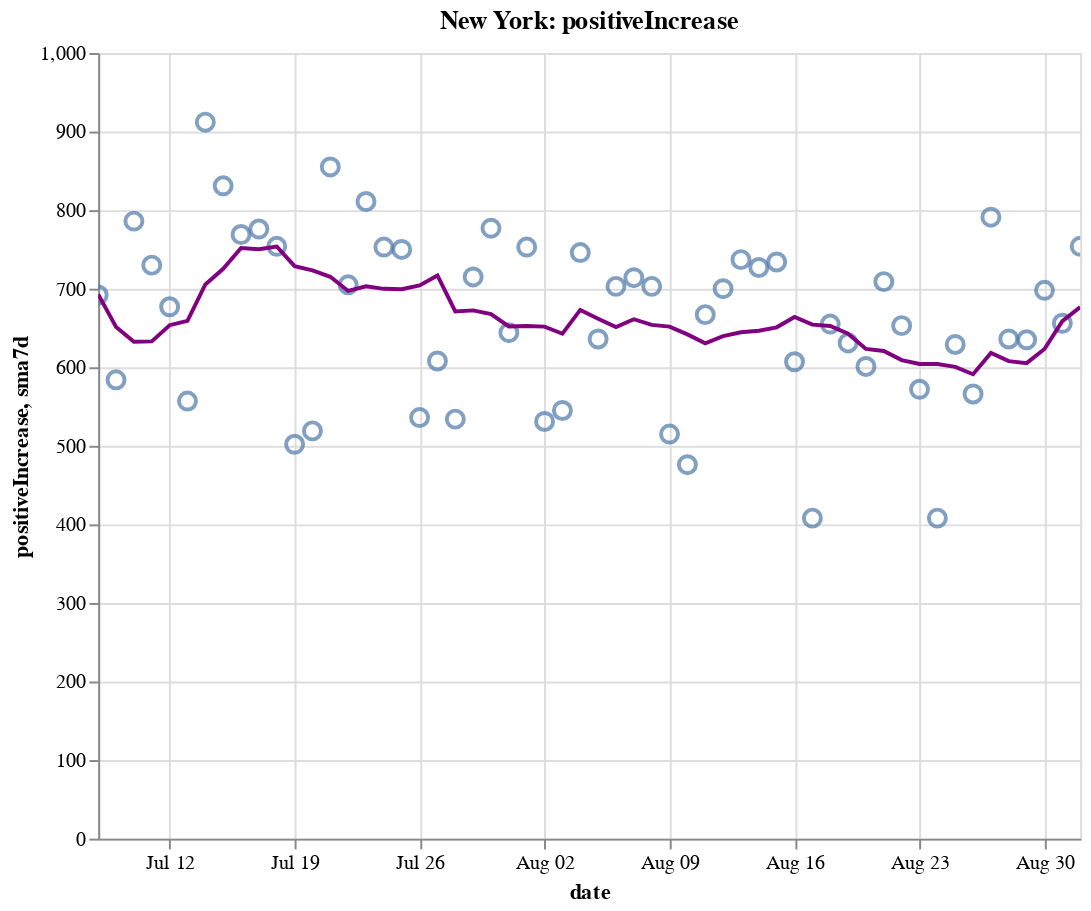

Notebook code for this chart:
### Code cell
create_plot(ny, 'positiveIncrease')

### Figure 1 — Vega-Lite specification as saved in the notebook (floating-point values rounded to 4 significant figures)
{"config": {"view": {"continuousWidth": 400, "continuousHeight": 300}}, "layer": [{"layer": [{"mark": {"type": "point", "size": 75}, "encoding": {"tooltip": [{"type": "temporal", "field": "date"}, {"type": "quantitative", "field": "positiveIncrease"}, {"type": "quantitative", "field": "sma7d"}], "x": {"type": "temporal", "field": "date"}, "y": {"type": "quantitative", "field": "positiveIncrease"}}, "selection": {"selector008": {"type": "interval", "bind": "scales", "encodings": ["x", "y"]}}}, {"mark": {"type": "line", "color": "purple"}, "encoding": {"x": {"type": "temporal", "field": "date"}, "y": {"type": "quantitative", "field": "sma7d"}}}]}, {"mark": {"type": "rule", "color": "#aaa"}, "encoding": {"x": {"type": "temporal", "field": "date"}}, "transform": [{"filter": {"selection": "selector007"}}]}, {"mark": "circle", "encoding": {"opacity": {"condition": {"value": 1, "selection": "selector007"}, "value": 0}, "tooltip": [{"type": "temporal", "field": "date"}, {"type": "quantitative", "field": "positiveIncrease"}, {"type": "quantitative", "field": "sma7d"}], "x": {"type": "temporal", "field": "date"}, "y": {"type": "quantitative", "field": "positiveIncrease"}}, "selection": {"selector007": {"type": "single", "encodings": ["x"], "on": "mouseover", "nearest": true, "empty": "none"}}}, {"mark": {"type": "text", "align": "left", "dx": 5, "dy": -5, "stroke": "white", "strokeWidth": 2}, "encoding": {"text": {"type": "quantitative", "field": "positiveIncrease"}, "tooltip": [{"type": "temporal", "field": "date"}, {"type": "quantitative", "field": "positiveIncrease"}, {"type": "quantitative", "field": "sma7d"}], "x": {"type": "temporal", "field": "date"}, "y": {"type": "quantitative", "field": "positiveIncrease"}}, "transform": [{"filter": {"selection": "selector007"}}]}, {"mark": {"type": "text", "align": "left", "dx": 5, "dy": -5}, "encoding": {"text": {"type": "quantitative", "field": "positiveIncrease"}, "tooltip": [{"type": "temporal", "field": "date"}, {"type": "quantitative", "field": "positiveIncrease"}, {"type": "quantitative", "field": "sma7d"}], "x": {"type": "temporal", "field": "date"}, "y": {"type": "quantitative", "field": "positiveIncrease"}}, "transform": [{"filter": {"selection": "selector007"}}]}], "data": {"name": "data-e38fbaa048122c11ea30c34a93574525"}, "height": 400, "title": "New York: positiveIncrease", "width": 500, "$schema": "https://vega.github.io/schema/vega-lite/v4.8.1.json", "datasets": {"data-e38fbaa048122c11ea30c34a93574525": [{"date": "2020-07-08T00:00:00", "totalTestResultsIncrease": 57580.0, "positiveIncrease": 692.0, "death": 24940.0, "deathIncrease": 20.0, "positiveRate": 0.012, "state": "New York", "sma7d": 692.9}, {"date": "2020-07-09T00:00:00", "totalTestResultsIncrease": 65560.0, "positiveIncrease": 584.0, "death": 24960.0, "deathIncrease": 15.0, "positiveRate": 0.009, "state": "New York", "sma7d": 651.3}, {"date": "2020-07-10T00:00:00", "totalTestResultsIncrease": 73560.0, "positiveIncrease": 786.0, "death": 24970.0, "deathIncrease": 9.0, "positiveRate": 0.011, "state": "New York", "sma7d": 632.4}, {"date": "2020-07-11T00:00:00", "totalTestResultsIncrease": 69200.0, "positiveIncrease": 730.0, "death": 24970.0, "deathIncrease": 6.0, "positiveRate": 0.011, "state": "New York", "sma7d": 633.0}, {"date": "2020-07-12T00:00:00", "totalTestResultsIncrease": 62420.0, "positiveIncrease": 677.0, "death": 24980.0, "deathIncrease": 5.0, "positiveRate": 0.011, "state": "New York", "sma7d": 653.6}, {"date": "2020-07-13T00:00:00", "totalTestResultsIncrease": 51690.0, "positiveIncrease": 557.0, "death": 24990.0, "deathIncrease": 10.0, "positiveRate": 0.011, "state": "New York", "sma7d": 659.1}, {"date": "2020-07-14T00:00:00", "totalTestResultsIncrease": 60040.0, "positiveIncrease": 912.0, "death": 24990.0, "deathIncrease": 5.0, "positiveRate": 0.015, "state": "New York", "sma7d": 705.4}, {"date": "2020-07-15T00:00:00", "totalTestResultsIncrease": 63600.0, "positiveIncrease": 831.0, "death": 25000.0, "deathIncrease": 9.0, "positiveRate": 0.013, "state": "New York", "sma7d": 725.3}, {"date": "2020-07-16T00:00:00", "totalTestResultsIncrease": 72680.0, "positiveIncrease": 769.0, "death": 25010.0, "deathIncrease": 11.0, "positiveRate": 0.011, "state": "New York", "sma7d": 751.7}, {"date": "2020-07-17T00:00:00", "totalTestResultsIncrease": 78240.0, "positiveIncrease": 776.0, "death": 25020.0, "deathIncrease": 10.0, "positiveRate": 0.01, "state": "New York", "sma7d": 750.3}, {"date": "2020-07-18T00:00:00", "totalTestResultsIncrease": 69820.0, "positiveIncrease": 754.0, "death": 25040.0, "deathIncrease": 11.0, "positiveRate": 0.011, "state": "New York", "sma7d": 753.7}, {"date": "2020-07-19T00:00:00", "totalTestResultsIncrease": 46200.0, "positiveIncrease": 502.0, "death": 25050.0, "deathIncrease": 13.0, "positiveRate": 0.011, "state": "New York", "sma7d": 728.7}, {"date": "2020-07-20T00:00:00", "totalTestResultsIncrease": 49340.0, "positiveIncrease": 519.0, "death": 25060.0, "deathIncrease": 8.0, "positiveRate": 0.011, "state": "New York", "sma7d": 723.3}, {"date": "2020-07-21T00:00:00", "totalTestResultsIncrease": 66170.0, "positiveIncrease": 855.0, "death": 25060.0, "deathIncrease": 2.0, "positiveRate": 0.013, "state": "New York", "sma7d": 715.1}, {"date": "2020-07-22T00:00:00", "totalTestResultsIncrease": 67660.0, "positiveIncrease": 705.0, "death": 25070.0, "deathIncrease": 10.0, "positiveRate": 0.01, "state": "New York", "sma7d": 697.1}, {"date": "2020-07-23T00:00:00", "totalTestResultsIncrease": 69700.0, "positiveIncrease": 811.0, "death": 25080.0, "deathIncrease": 13.0, "positiveRate": 0.012, "state": "New York", "sma7d": 703.1}, {"date": "2020-07-24T00:00:00", "totalTestResultsIncrease": 76510.0, "positiveIncrease": 753.0, "death": 25090.0, "deathIncrease": 9.0, "positiveRate": 0.01, "state": "New York", "sma7d": 699.9}, {"date": "2020-07-25T00:00:00", "totalTestResultsIncrease": 71470.0, "positiveIncrease": 750.0, "death": 25100.0, "deathIncrease": 13.0, "positiveRate": 0.01, "state": "New York", "sma7d": 699.3}, {"date": "2020-07-26T00:00:00", "totalTestResultsIncrease": 53570.0, "positiveIncrease": 536.0, "death": 25110.0, "deathIncrease": 3.0, "positiveRate": 0.01, "state": "New York", "sma7d": 704.1}, {"date": "2020-07-27T00:00:00", "totalTestResultsIncrease": 57270.0, "positiveIncrease": 608.0, "death": 25120.0, "deathIncrease": 11.0, "positiveRate": 0.011, "state": "New York", "sma7d": 716.9}, {"date": "2020-07-28T00:00:00", "totalTestResultsIncrease": 57400.0, "positiveIncrease": 534.0, "death": 25130.0, "deathIncrease": 9.0, "positiveRate": 0.009, "state": "New York", "sma7d": 671.0}, {"date": "2020-07-29T00:00:00", "totalTestResultsIncrease": 62280.0, "positiveIncrease": 715.0, "death": 25130.0, "deathIncrease": 6.0, "positiveRate": 0.011, "state": "New York", "sma7d": 672.4}, {"date": "2020-07-30T00:00:00", "totalTestResultsIncrease": 73550.0, "positiveIncrease": 777.0, "death": 25140.0, "deathIncrease": 13.0, "positiveRate": 0.011, "state": "New York", "sma7d": 667.6}, {"date": "2020-07-31T00:00:00", "totalTestResultsIncrease": 68870.0, "positiveIncrease": 644.0, "death": 25150.0, "deathIncrease": 5.0, "positiveRate": 0.009, "state": "New York", "sma7d": 652.0}, {"date": "2020-08-01T00:00:00", "totalTestResultsIncrease": 82740.0, "positiveIncrease": 753.0, "death": 25160.0, "deathIncrease": 14.0, "positiveRate": 0.009, "state": "New York", "sma7d": 652.4}, {"date": "2020-08-02T00:00:00", "totalTestResultsIncrease": 58960.0, "positiveIncrease": 531.0, "death": 25170.0, "deathIncrease": 6.0, "positiveRate": 0.009, "state": "New York", "sma7d": 651.7}, {"date": "2020-08-03T00:00:00", "totalTestResultsIncrease": 51840.0, "positiveIncrease": 545.0, "death": 25170.0, "deathIncrease": 2.0, "positiveRate": 0.011, "state": "New York", "sma7d": 642.7}, {"date": "2020-08-04T00:00:00", "totalTestResultsIncrease": 70990.0, "positiveIncrease": 746.0, "death": 25180.0, "deathIncrease": 3.0, "positiveRate": 0.011, "state": "New York", "sma7d": 673.0}, {"date": "2020-08-05T00:00:00", "totalTestResultsIncrease": 72670.0, "positiveIncrease": 636.0, "death": 25180.0, "deathIncrease": 4.0, "positiveRate": 0.009, "state": "New York", "sma7d": 661.7}, {"date": "2020-08-06T00:00:00", "totalTestResultsIncrease": 72370.0, "positiveIncrease": 703.0, "death": 25180.0, "deathIncrease": 6.0, "positiveRate": 0.01, "state": "New York", "sma7d": 651.1}, {"date": "2020-08-07T00:00:00", "totalTestResultsIncrease": 70170.0, "positiveIncrease": 714.0, "death": 25190.0, "deathIncrease": 5.0, "positiveRate": 0.01, "state": "New York", "sma7d": 661.1}, {"date": "2020-08-08T00:00:00", "totalTestResultsIncrease": 74860.0, "positiveIncrease": 703.0, "death": 25200.0, "deathIncrease": 5.0, "positiveRate": 0.009, "state": "New York", "sma7d": 654.0}, {"date": "2020-08-09T00:00:00", "totalTestResultsIncrease": 65810.0, "positiveIncrease": 515.0, "death": 25200.0, "deathIncrease": 7.0, "positiveRate": 0.008, "state": "New York", "sma7d": 651.7}, {"date": "2020-08-10T00:00:00", "totalTestResultsIncrease": 54000.0, "positiveIncrease": 476.0, "death": 25200.0, "deathIncrease": 2.0, "positiveRate": 0.009, "state": "New York", "sma7d": 641.9}, {"date": "2020-08-11T00:00:00", "totalTestResultsIncrease": 77060.0, "positiveIncrease": 667.0, "death": 25210.0, "deathIncrease": 7.0, "positiveRate": 0.009, "state": "New York", "sma7d": 630.6}, {"date": "2020-08-12T00:00:00", "totalTestResultsIncrease": 87780.0, "positiveIncrease": 700.0, "death": 25220.0, "deathIncrease": 7.0, "positiveRate": 0.008, "state": "New York", "sma7d": 639.7}, {"date": "2020-08-13T00:00:00", "totalTestResultsIncrease": 87900.0, "positiveIncrease": 737.0, "death": 25230.0, "deathIncrease": 10.0, "positiveRate": 0.008, "state": "New York", "sma7d": 644.6}, {"date": "2020-08-14T00:00:00", "totalTestResultsIncrease": 85460.0, "positiveIncrease": 727.0, "death": 25230.0, "deathIncrease": 4.0, "positiveRate": 0.009, "state": "New York", "sma7d": 646.4}, {"date": "2020-08-15T00:00:00", "totalTestResultsIncrease": 88670.0, "positiveIncrease": 734.0, "death": 25240.0, "deathIncrease": 12.0, "positiveRate": 0.008, "state": "New York", "sma7d": 650.9}, {"date": "2020-08-16T00:00:00", "totalTestResultsIncrease": 77690.0, "positiveIncrease": 607.0, "death": 25250.0, "deathIncrease": 6.0, "positiveRate": 0.008, "state": "New York", "sma7d": 664.0}, {"date": "2020-08-17T00:00:00", "totalTestResultsIncrease": 56890.0, "positiveIncrease": 408.0, "death": 25260.0, "deathIncrease": 6.0, "positiveRate": 0.007, "state": "New York", "sma7d": 654.3}, {"date": "2020-08-18T00:00:00", "totalTestResultsIncrease": 66890.0, "positiveIncrease": 655.0, "death": 25260.0, "deathIncrease": 8.0, "positiveRate": 0.01, "state": "New York", "sma7d": 652.6}, {"date": "2020-08-19T00:00:00", "totalTestResultsIncrease": 80420.0, "positiveIncrease": 631.0, "death": 25270.0, "deathIncrease": 6.0, "positiveRate": 0.008, "state": "New York", "sma7d": 642.7}, {"date": "2020-08-20T00:00:00", "totalTestResultsIncrease": 80980.0, "positiveIncrease": 601.0, "death": 25280.0, "deathIncrease": 5.0, "positiveRate": 0.007, "state": "New York", "sma7d": 623.3}, {"date": "2020-08-21T00:00:00", "totalTestResultsIncrease": 98880.0, "positiveIncrease": 709.0, "death": 25280.0, "deathIncrease": 3.0, "positiveRate": 0.007, "state": "New York", "sma7d": 620.7}, {"date": "2020-08-22T00:00:00", "totalTestResultsIncrease": 94850.0, "positiveIncrease": 653.0, "death": 25280.0, "deathIncrease": 4.0, "positiveRate": 0.007, "state": "New York", "sma7d": 609.1}, {"date": "2020-08-23T00:00:00", "totalTestResultsIncrease": 74040.0, "positiveIncrease": 572.0, "death": 25290.0, "deathIncrease": 6.0, "positiveRate": 0.008, "state": "New York", "sma7d": 604.1}, {"date": "2020-08-24T00:00:00", "totalTestResultsIncrease": 62030.0, "positiveIncrease": 408.0, "death": 25300.0, "deathIncrease": 7.0, "positiveRate": 0.007, "state": "New York", "sma7d": 604.1}, {"date": "2020-08-25T00:00:00", "totalTestResultsIncrease": 67260.0, "positiveIncrease": 629.0, "death": 25300.0, "deathIncrease": 2.0, "positiveRate": 0.009, "state": "New York", "sma7d": 600.4}, {"date": "2020-08-26T00:00:00", "totalTestResultsIncrease": 71190.0, "positiveIncrease": 566.0, "death": 25300.0, "deathIncrease": 8.0, "positiveRate": 0.008, "state": "New York", "sma7d": 591.1}, {"date": "2020-08-27T00:00:00", "totalTestResultsIncrease": 83440.0, "positiveIncrease": 791.0, "death": 25310.0, "deathIncrease": 4.0, "positiveRate": 0.009, "state": "New York", "sma7d": 618.3}, {"date": "2020-08-28T00:00:00", "totalTestResultsIncrease": 97830.0, "positiveIncrease": 636.0, "death": 25310.0, "deathIncrease": 3.0, "positiveRate": 0.007, "state": "New York", "sma7d": 607.9}, {"date": "2020-08-29T00:00:00", "totalTestResultsIncrease": 93870.0, "positiveIncrease": 635.0, "death": 25320.0, "deathIncrease": 7.0, "positiveRate": 0.007, "state": "New York", "sma7d": 605.3}, {"date": "2020-08-30T00:00:00", "totalTestResultsIncrease": 100000.0, "positiveIncrease": 698.0, "death": 25330.0, "deathIncrease": 8.0, "positiveRate": 0.007, "state": "New York", "sma7d": 623.3}, {"date": "2020-08-31T00:00:00", "totalTestResultsIncrease": 66240.0, "positiveIncrease": 656.0, "death": 25330.0, "deathIncrease": 1.0, "positiveRate": 0.01, "state": "New York", "sma7d": 658.7}, {"date": "2020-09-01T00:00:00", "totalTestResultsIncrease": 77000.0, "positiveIncrease": 754.0, "death": 25330.0, "deathIncrease": 3.0, "positiveRate": 0.01, "state": "New York", "sma7d": 676.6}]}}
